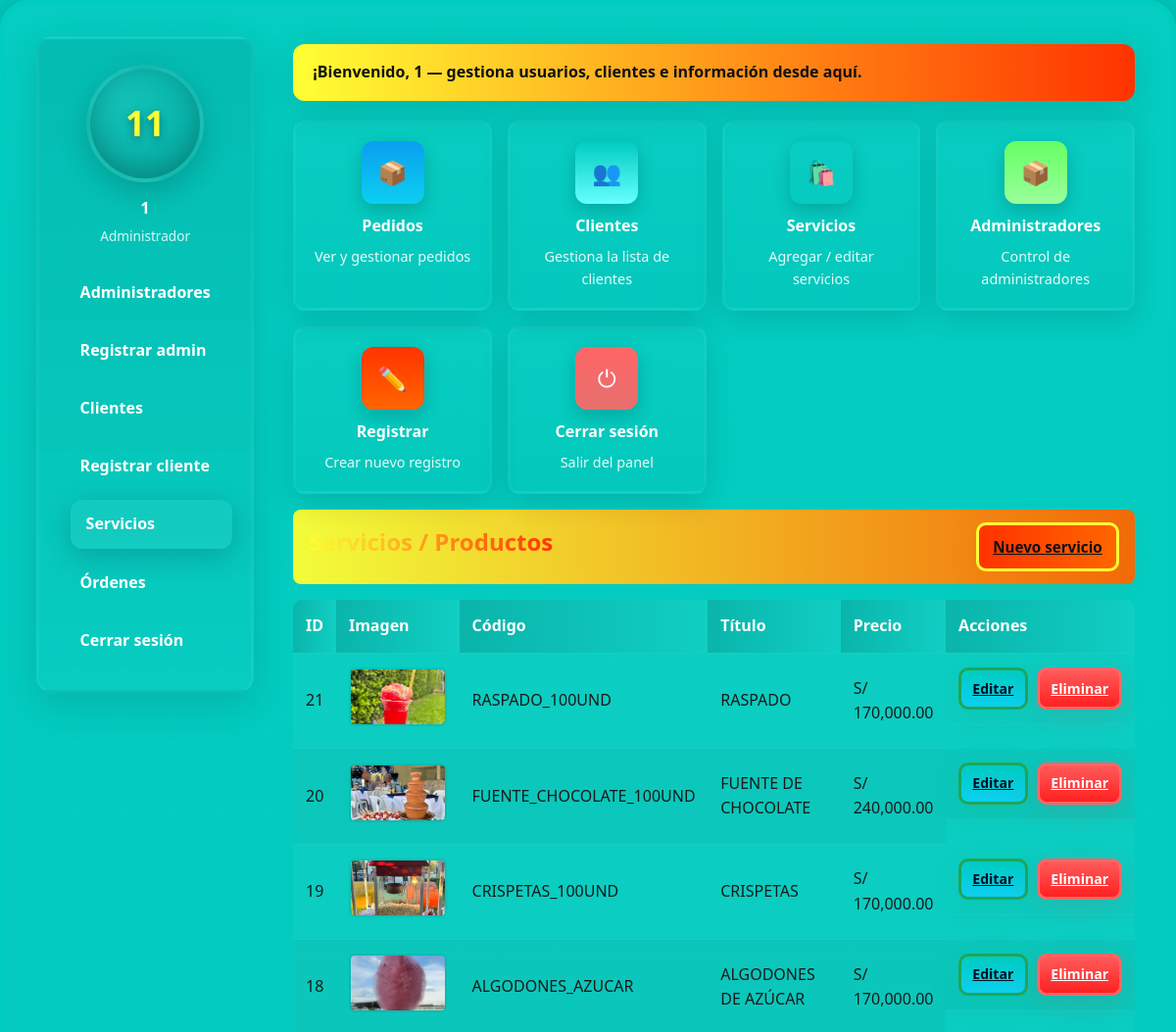
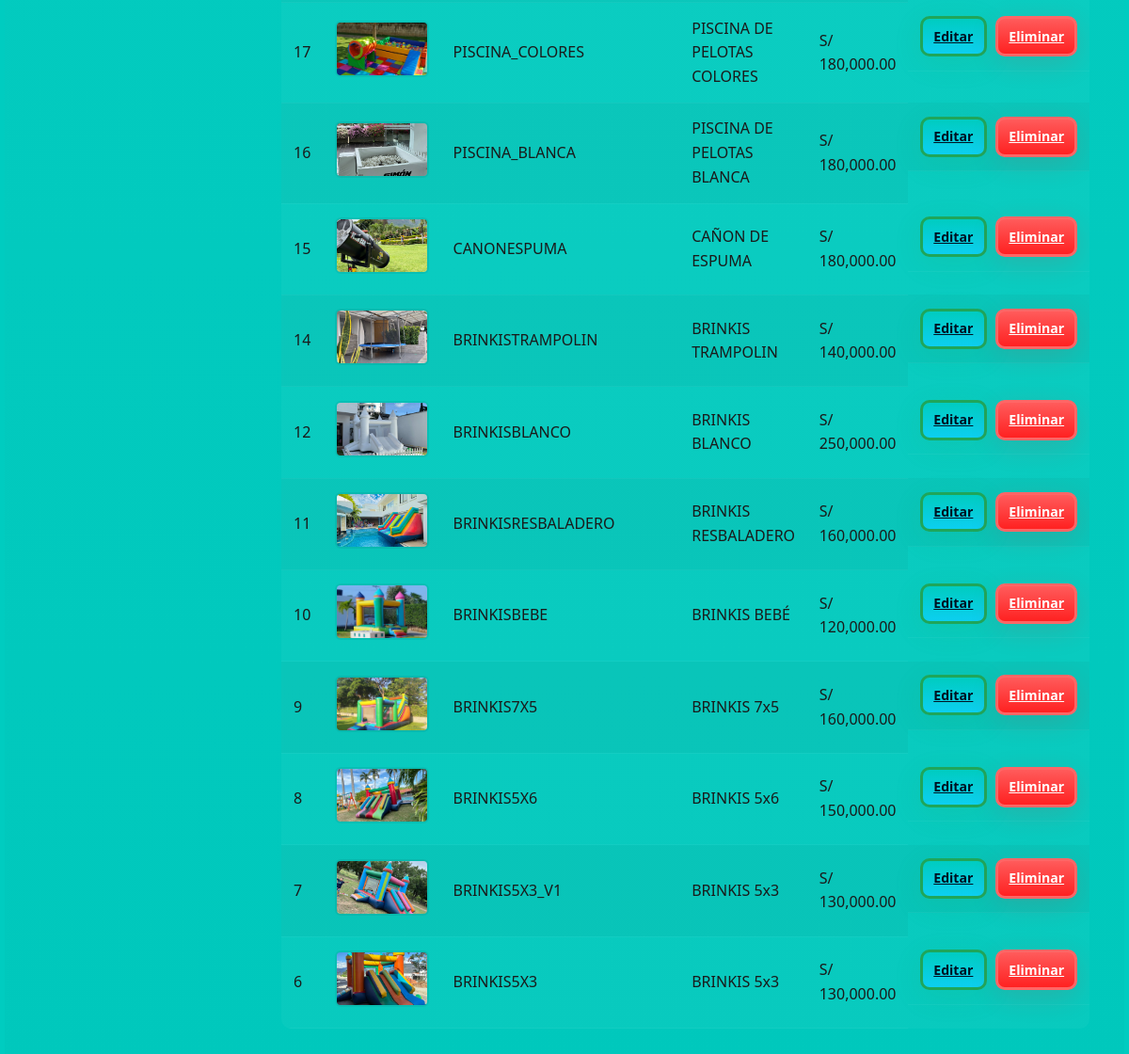
Screenshot of /vista/dashboard_admin.php?page=services (signed in) with the database file from the repository (2 pictures, top to bottom).
### tables this page shows
CREATE TABLE `servicios` (
  `id` int(11) NOT NULL,
  `codigo` varchar(50) NOT NULL,
  `titulo` varchar(255) NOT NULL,
  `imagen` varchar(255) DEFAULT NULL,
  `duracion` varchar(50) DEFAULT NULL,
  `precio` decimal(10,2) NOT NULL DEFAULT 0.00,
  `descripcion` text DEFAULT NULL,
  `creado_en` timestamp NOT NULL DEFAULT current_timestamp(),
  `actualizado_en` timestamp NULL DEFAULT NULL ON UPDATE current_timestamp()
);

### vista/admin_parts/list_servicios.php (the view)
<?php
require_once(__DIR__ . '/../../controlador/db.php');
try{
    $stmt = $conn->query("SELECT * FROM servicios ORDER BY creado_en DESC");
    $servicios = $stmt->fetchAll(PDO::FETCH_ASSOC);
}catch(Exception $e){ $servicios = []; }
?>
<div class="admin-message" style="display:flex;justify-content:space-between;align-items:center">
  <h2>Servicios / Productos</h2>
  <a href="?page=new_service" class="admin-btn admin-btn-accent">Nuevo servicio</a>
</div>
<?php if(count($servicios) == 0): ?>
  <p>No hay servicios registrados.</p>
<?php else: ?>
  <table>
    <thead>
      <tr><th>ID</th><th>Imagen</th><th>Código</th><th>Título</th><th>Precio</th><th>Acciones</th></tr>
    </thead>
    <tbody>
      <?php foreach($servicios as $s): ?>
        <tr>
          <td><?php echo intval($s['id']); ?></td>
          <td style="width:120px"><img src="/eventosyekari/eventosyekari/proyecto0/public/img/<?php echo htmlspecialchars($s['imagen']); ?>" alt="" style="width:100px;height:60px;object-fit:cover;border-radius:6px;border:2px solid rgba(0,0,0,0.06)"></td>
          <td><?php echo htmlspecialchars($s['codigo']); ?></td>
          <td><?php echo htmlspecialchars($s['titulo']); ?></td>
          <td>S/ <?php echo number_format($s['precio'],2); ?></td>
          <td class="admin-actions">
            <a class="admin-btn admin-btn-primary" href="?page=edit_service&id=<?php echo intval($s['id']); ?>">Editar</a>
            <a class="admin-btn admin-btn-danger" href="../controlador/ServiciosControlador.php?accion=eliminar&id=<?php echo intval($s['id']); ?>&redirect=../vista/dashboard_admin.php?page=services" onclick="return confirm('Eliminar este servicio?');">Eliminar</a>
          </td>
        </tr>
      <?php endforeach; ?>
    </tbody>
  </table>
<?php endif; ?>

### vista/dashboard_admin.php (shortened to what this page needs)
<!doctype html>
<html lang="es">
<head>
  <link rel="stylesheet" href="/eventosyekari/eventosyekari/proyecto0/public/css/theme.css">
</head>
<body>
<?php
$page = isset($_GET['page']) ? $_GET['page'] : null;
$initials = '';
if (isset($_SESSION['Nombre']) || isset($_SESSION['Apellido'])) {
    $n = isset($_SESSION['Nombre']) ? trim($_SESSION['Nombre']) : '';
    $a = isset($_SESSION['Apellido']) ? trim($_SESSION['Apellido']) : '';
    $initials = strtoupper(substr($n,0,1) . substr($a,0,1));
} else {
    $initials = substr($_SESSION['Identificacion'], 0, 2);
}
?>
<div class="admin-dashboard container">
  <aside class="admin-sidebar">
    <div class="admin-avatar"><span class="initials"><?php echo htmlspecialchars($initials); ?></span></div>
    <div class="admin-profile-name"><?php echo htmlspecialchars($_SESSION['Nombre'] ?? $_SESSION['Identificacion']); ?></div>
    <div class="admin-profile-role">Administrador</div>
    <ul class="admin-nav" role="navigation" aria-label="Navegación administrativa">
      <li><a class="<?php echo $page=='admins' ? 'active':''; ?>" href="?page=admins">Administradores</a></li>
      <li><a class="<?php echo $page=='new_admin' ? 'active':''; ?>" href="?page=new_admin">Registrar admin</a></li>
  <li><a class="<?php echo $page=='clients' ? 'active':''; ?>" href="?page=clients">Clientes</a></li>
      <li><a class="<?php echo $page=='new_client' ? 'active':''; ?>" href="?page=new_client">Registrar cliente</a></li>
  <li><a class="<?php echo $page=='services' ? 'active':''; ?>" href="?page=services">Servicios</a></li>
      <li><a class="<?php echo $page=='orders' ? 'active':''; ?>" href="?page=orders">Órdenes</a></li>
      <li><a class="" href="logout.php">Cerrar sesión</a></li>
    </ul>
  </aside>
  <main class="admin-main">
    <div class="welcome-banner">¡Bienvenido, <?php echo htmlspecialchars($_SESSION['Nombre'] ?? $_SESSION['Identificacion']); ?> — gestiona usuarios, clientes e información desde aquí.</div>
    <div class="admin-cards">
      <a class="admin-card card-pedidos" href="?page=orders"><div class="card-icon">📦</div><h3>Pedidos</h3><p>Ver y gestionar pedidos</p></a>
  <a class="admin-card card-clientes" href="?page=clients"><div class="card-icon">👥</div><h3>Clientes</h3><p>Gestiona la lista de clientes</p></a>
  <a class="admin-card card-servicios" href="?page=services"><div class="card-icon">🛍️</div><h3>Servicios</h3><p>Agregar / editar servicios</p></a>
  <a class="admin-card card-inventario" href="?page=admins"><div class="card-icon">📦</div><h3>Administradores</h3><p>Control de administradores</p></a>
  <a class="admin-card card-modificar" href="?page=new_admin"><div class="card-icon">✏️</div><h3>Registrar</h3><p>Crear nuevo registro</p></a>
      <a class="admin-card card-logout" href="logout.php"><div class="card-icon">⏻</div><h3>Cerrar sesión</h3><p>Salir del panel</p></a>
    </div>
    <section id="admin-content" style="margin-top:1rem">
    <?php
    switch($page){
      case 'services':
        include_once(__DIR__ . '/admin_parts/list_servicios.php');
        break;
        ?>
        <?php
    }
    ?>
    </section>
  </main>
</div>
</body>
</html>

### rows the page displays
servicios: id "21", imagen (picture), codigo "RASPADO_100UND", titulo "RASPADO", precio "170,000.00"
servicios: id "20", imagen (picture), codigo "FUENTE_CHOCOLATE_100UND", titulo "FUENTE DE CHOCOLATE", precio "240,000.00"
servicios: id "19", imagen (picture), codigo "CRISPETAS_100UND", titulo "CRISPETAS", precio "170,000.00"
servicios: id "18", imagen (picture), codigo "ALGODONES_AZUCAR", titulo "ALGODONES DE AZÚCAR", precio "170,000.00"
servicios: id "17", imagen (picture), codigo "PISCINA_COLORES", titulo "PISCINA DE PELOTAS COLORES", precio "180,000.00"
servicios: id "16", imagen (picture), codigo "PISCINA_BLANCA", titulo "PISCINA DE PELOTAS BLANCA", precio "180,000.00"
servicios: id "15", imagen (picture), codigo "CANONESPUMA", titulo "CAÑON DE ESPUMA", precio "180,000.00"
servicios: id "14", imagen (picture), codigo "BRINKISTRAMPOLIN", titulo "BRINKIS TRAMPOLIN", precio "140,000.00"
servicios: id "12", imagen (picture), codigo "BRINKISBLANCO", titulo "BRINKIS BLANCO", precio "250,000.00"
servicios: id "11", imagen (picture), codigo "BRINKISRESBALADERO", titulo "BRINKIS RESBALADERO", precio "160,000.00"
servicios: id "10", imagen (picture), codigo "BRINKISBEBE", titulo "BRINKIS BEBÉ", precio "120,000.00"
servicios: id "9", imagen (picture), codigo "BRINKIS7X5", titulo "BRINKIS 7x5", precio "160,000.00"
servicios: id "8", imagen (picture), codigo "BRINKIS5X6", titulo "BRINKIS 5x6", precio "150,000.00"
servicios: id "7", imagen (picture), codigo "BRINKIS5X3_V1", titulo "BRINKIS 5x3", precio "130,000.00"
servicios: id "6", imagen (picture), codigo "BRINKIS5X3", titulo "BRINKIS 5x3", precio "130,000.00"

### other values shown
$initials "11"
$_SESSION['Nombre'] "1"
